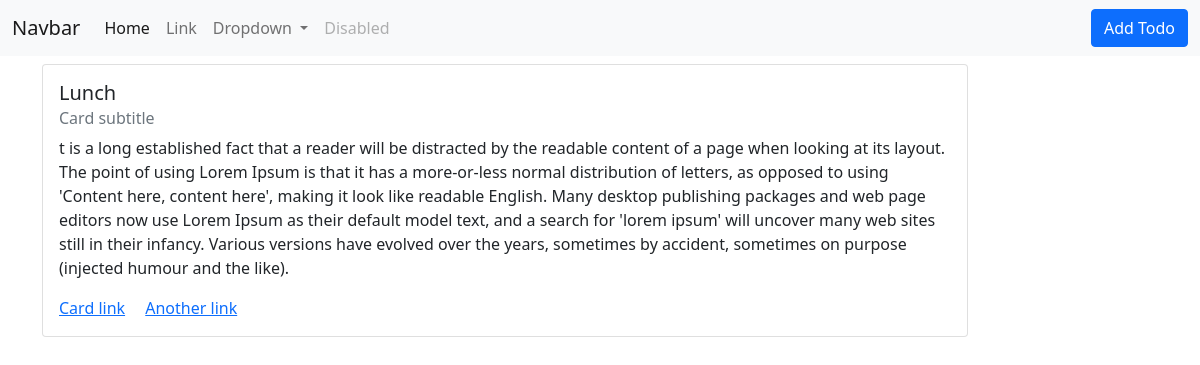
/list-detail/3/, run on the app's committed database.
### todo/models.py (models this page shows, shortened)
class Todo(models.Model):
    title = models.CharField(max_length=100)
    description = models.TextField(null=True, blank=True)
    status  = models.BooleanField(default=False)
    created_on = models.DateTimeField(auto_now_add=True)

### todo/views.py (the view)
# urls.py: path('list-detail/<str:id>/', views.list_detail,name='list_detail'),
def list_detail(request, id):
    todo = Todo.objects.get(id=id)
    context = {'todo':todo}
    return render (request, 'detail.html',context)

### templates/detail.html
{% extends 'base.html' %}
{% block content %}
<div class="container">
  <div class="row">
    <div class="col-md-10">
      <div class="card" >
        <div class="card-body">
          <h5 class="card-title">{{todo.title}}</h5>
          <h6 class="card-subtitle mb-2 text-muted">Card subtitle</h6>
          <p class="card-text"> {{todo.description}} </p>
          <a href="#" class="card-link">Card link</a>
          <a href="#" class="card-link">Another link</a>
        </div>
      </div>
    </div>
  </div>
</div>
{% endblock %}

### data on the page
Todo: title "Lunch", description "t is a long established fact that a reader will be distracted by the readable content of a page when looking at its layout. The point of using Lorem Ipsum is that it has a more-or-less normal distribution of letters, as opposed to using 'Content here, content here', making it look like readable English. Many desktop publishing packages and web page editors now use Lorem Ipsum as their default model text, and a search for 'lorem ipsum' will uncover many web sites still in their infancy. Various versions have evolved over the years, sometimes by accident, sometimes on purpose (injected humour and the like)."
